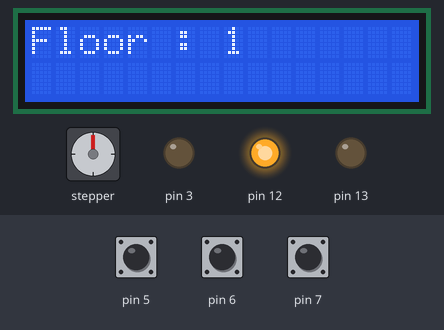
Simulated run of this sketch. Board: Arduino Uno, built with avr-gcc and run on an emulated ATmega328P. Parts: stepper motor, 16×2 character LCD, output pins drawn as LEDs (lit = HIGH). Wiring (inferred from the names in the program): stepper motor (2048 steps per turn assumed): coils pin 8, pin 9, pin 10, pin 11. The test bench sets the inputs (shaded band); at power-on: pin 5 HIGH, pin 6 HIGH, pin 7 HIGH. Pins used as bus, display or sensor lines are not drawn; what the sketch prints to the serial monitor is not drawn.

Above: at 1.2 s.
1.3 s: pin 5 pulled LOW for 0.15 s
At 1.7 s:
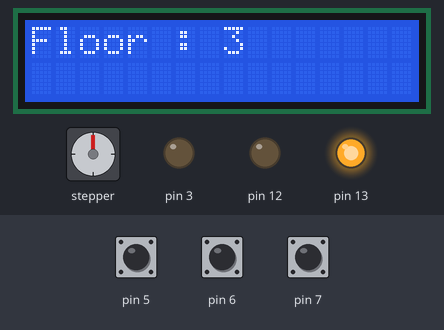
2.0 s: pin 6 pulled LOW for 1 s
At 3.4 s:
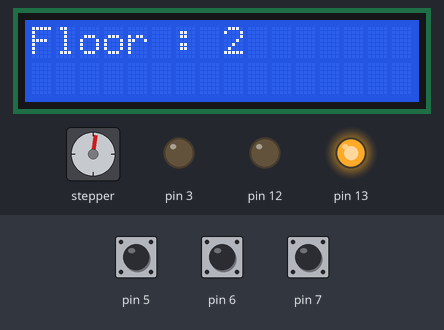
4.5 s: pin 7 pulled LOW for 0.15 s
At 4.8 s:
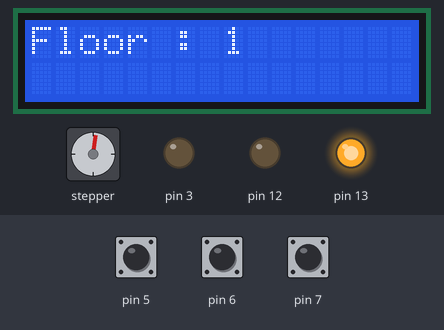
5.2 s: pin 6 pulled LOW for 0.15 s
At 5.6 s:
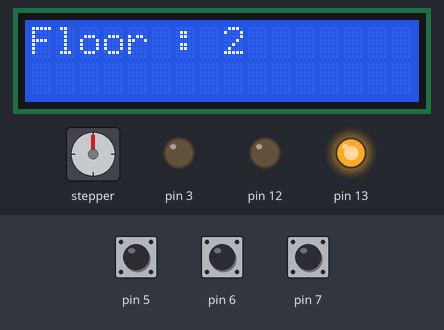
5.9 s: pin 6 pulled LOW for 3.2 s
At 7.2 s:
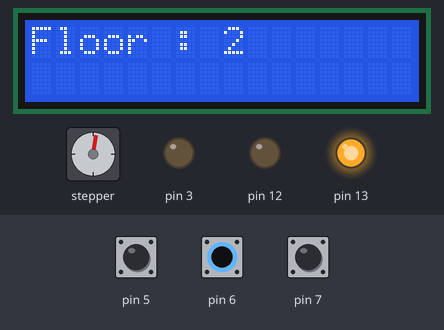
10.6 s: pin 5 pulled LOW for 0.15 s
At 11.58 s:
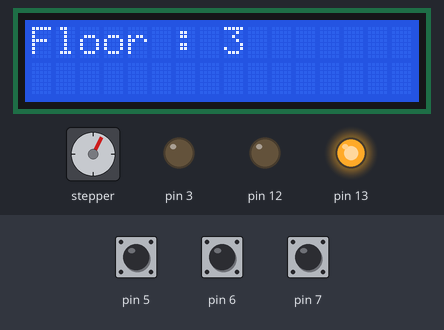
Timing chart, 0 to 14.1 s (numbered marks = the images above; inputs shaded):
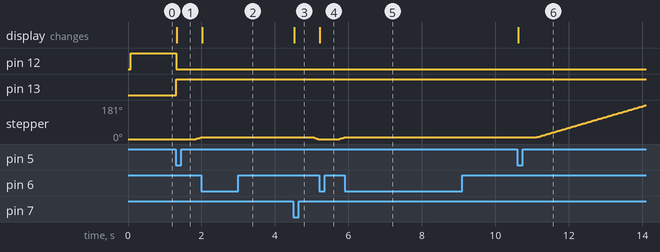

The sketch:

pro.ino
```cpp
#include <LiquidCrystal_I2C.h>

LiquidCrystal_I2C lcd(0x27, 16, 2);

int motorPin1 = 8;// Blue   - 28BYJ48 pin 1
int motorPin2 = 9;// Pink   - 28BYJ48 pin 2
int motorPin3 = 10;// Yellow - 28BYJ48 pin 3
int motorPin4 = 11;// Orange - 28BYJ48 pin 4
int motorSpeed = 3;//variable to set stepper speed
char val = '0';
int timeo = 0;
int x;
int floora = 1;
int futurefloor;
void setup() {
  pinMode(motorPin1, OUTPUT);
  pinMode(motorPin2, OUTPUT);
  pinMode(motorPin3, OUTPUT);
  pinMode(motorPin4, OUTPUT);
  pinMode(3, OUTPUT);
  pinMode(5, INPUT_PULLUP);
  pinMode(6, INPUT_PULLUP);
  pinMode(7, INPUT_PULLUP);
  pinMode(12, OUTPUT);
  pinMode(13, OUTPUT);
  Serial.begin(9600);

  lcd.begin();
  lcd.backlight();
  lcd.noCursor();
  lcd.noBlink();

  lcd.clear();
  lcd.setCursor(0,0);
  lcd.print((String("Floor : ") + String(floora)));
}
void loop(){

 if (digitalRead(7)==LOW || digitalRead(6)==LOW || digitalRead(5)==LOW )
  {
    val = Serial.read();
    if (digitalRead(7)==LOW){
    futurefloor=1;
    }
    if (digitalRead(6)==LOW){
    futurefloor=2;
    }
    if (digitalRead(5)==LOW){
    futurefloor=3;
    }
    x = (futurefloor-floora)*1200;
    floora=futurefloor;
    Serial.println(x);
    digitalWrite(13, HIGH);
    digitalWrite(12, LOW);
    lcd.clear();
    lcd.setCursor(0,0);
    lcd.print((String("Floor : ") + String(floora)));
    delay(500);
  }
  if (x>0){
    timeo++;
    counterclockwise();
    if(timeo == x-1){
      delay(500);
      tone(3,440);
      delay(500);
      noTone(3);
    }
  }
  if (x<0){
    timeo--;
    clockwise();
    if(timeo == x+1){
      delay(500);
      tone(3,440);
      delay(500);
      noTone(3);
    }
  }
  if (timeo == x){
  timeo = 0;
  x=0;
  digitalWrite(motorPin1, LOW);
  digitalWrite(motorPin2, LOW);
  digitalWrite(motorPin3, LOW);
  digitalWrite(motorPin4, LOW);
  digitalWrite(13,LOW);
  digitalWrite(12,HIGH);
  }
  Serial.println(timeo) ;

}
void counterclockwise (){
  // 1
  digitalWrite(motorPin1, HIGH);
  digitalWrite(motorPin2, LOW);
  digitalWrite(motorPin3, LOW);
  digitalWrite(motorPin4, LOW);
  delay(motorSpeed);
  // 2
  digitalWrite(motorPin1, LOW);
  digitalWrite(motorPin2, HIGH);
  digitalWrite(motorPin3, LOW);
  digitalWrite(motorPin4, LOW);
  delay (motorSpeed);
  // 3
  digitalWrite(motorPin1, LOW);
  digitalWrite(motorPin2, LOW);
  digitalWrite(motorPin3, HIGH);
  digitalWrite(motorPin4, LOW);
  delay(motorSpeed);
  // 4
  digitalWrite(motorPin1, LOW);
  digitalWrite(motorPin2, LOW);
  digitalWrite(motorPin3, LOW);
  digitalWrite(motorPin4, HIGH);
  delay(motorSpeed);
}

void clockwise(){
 // 1
  digitalWrite(motorPin1, LOW);
  digitalWrite(motorPin2, LOW);
  digitalWrite(motorPin3, LOW);
  digitalWrite(motorPin4, HIGH);
  delay(motorSpeed);
  // 2
  digitalWrite(motorPin1, LOW);
  digitalWrite(motorPin2, LOW);
  digitalWrite(motorPin3, HIGH);
  digitalWrite(motorPin4, LOW);
  delay (motorSpeed);
  // 3
  digitalWrite(motorPin1, LOW);
  digitalWrite(motorPin2, HIGH);
  digitalWrite(motorPin3, LOW);
  digitalWrite(motorPin4, LOW);
  delay(motorSpeed);
  // 4
  digitalWrite(motorPin1, HIGH);
  digitalWrite(motorPin2, LOW);
  digitalWrite(motorPin3, LOW);
  digitalWrite(motorPin4, LOW);
  delay(motorSpeed);
}
```

Measured:
- after the input at 2.0 s, the display: changes at once (image 2)
- after the input at 5.2 s, the display: changes at once (image 4)
- after the input at 5.9 s, stepper: goes on until 5.9 s, then stays 10°
- after the input at 10.6 s, stepper: keeps turning clockwise at about 58°/s, starting after 0.53 s; the display: changes at once (image 6)
